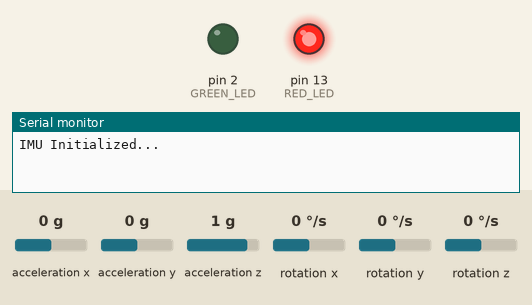
The sketch below on a simulated Arduino Uno, built with avr-gcc and run on an emulated ATmega328P. Shown: output pins drawn as LEDs (lit = HIGH), the last lines printed to the serial monitor. Wiring (inferred from the names in the program): MPU-6050 motion sensor at I2C address 0x68. Inputs (shaded band) come from the test bench; at power-on: acceleration x 0 g, acceleration y 0 g, acceleration z 1 g, rotation x 0 °/s, rotation y 0 °/s, rotation z 0 °/s.

Above: at 0.1 s.
At 2.6 s:
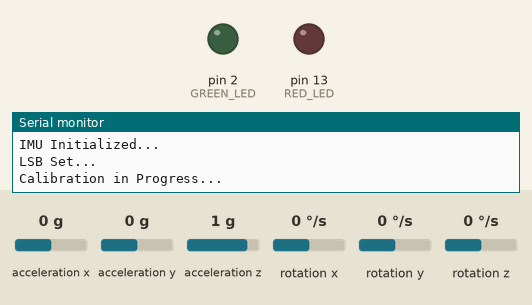
At 12.5 s:
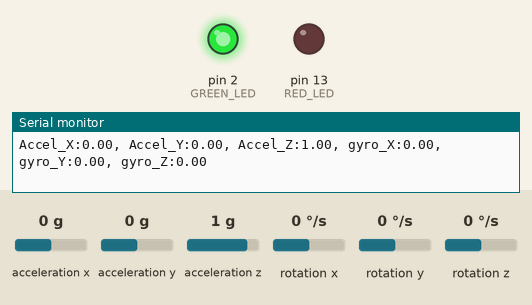
12.6 s: acceleration x set to -1.4 g
15.6 s: acceleration y set to -1.4 g
18.6 s: acceleration z set to -1.4 g
21.6 s: rotation x set to -192 °/s
Timing chart, 0 to 24.6 s (numbered marks = the images above; inputs shaded):
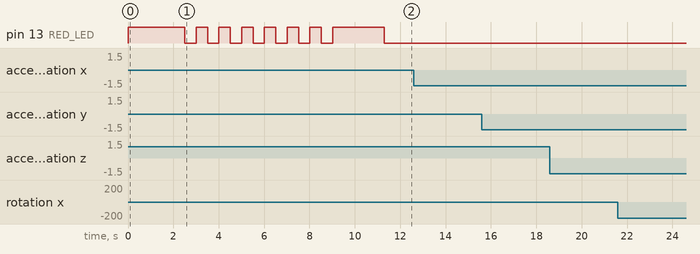

The sketch:

FlightControllerV2.ino
```cpp
#include <Wire.h>
//#include "I2Cdev.h"
//#include "IMU.h"
//#include "IMUStruct.h"
#include "MyMPU6050.h"
#include "StateEstimator.h"
//#include "attitudeData.h"
//#include "system.h"

//========================================================================================================================//
//                                  Joshua Caratao's Quadcopter Flight Controller Code V2.0                               //
//      All methods have either been written completely by myself or learned and adapted from other helpful resources.    //
//========================================================================================================================//

//Define Pin Pames
#define RED_LED 13
#define GREEN_LED 2


//These adjust the full scale Range of the gyro and accel in the IMU.
//Change these from a value from 1-4, which 4 being highest range, but least sensitivity
const int accFullScaleRange = 1;
const int gyroFullScaleRange = 1;

//Inititialize IMU Object Instance
MyMPU6050 systemIMU;

//Declare the Estimated Attitude Angles according to Gyro
float gyroAngleX = 0;
float gyroAngleY = 0;
float gyroAngleZ = 0;

//Declare Estimated Attitude Angles According to Accelerometer
float accelAngleX = 0;
float accelAngleY = 0;

//initialize struct for storing IMU Data
//IMUStruct IMUData;

//Initialize struct for storing drone attitude estimations
//attitudeData systemState;

//Initalize value of complemetary filter gains. Change as needed for tuning. This represents the weight of the Gyroscope. The weight of the accelerometer will just be (1-alpha)
float alpha = 0.98;

double prevTime = micros();

void setup() {

  //Setup Indicator LEDs
  pinMode(RED_LED, OUTPUT); //Red LED
  pinMode(GREEN_LED, OUTPUT); //Green LED

  //Turn on RED LED during system Setup
  digitalWrite(RED_LED, HIGH);

  Serial.begin(9600);
  Wire.begin(); //This initializes I2C communication. It is absolutely essential

  //IMU Setup and calibration functions
  systemIMU.setupMPU6050(accFullScaleRange, gyroFullScaleRange);
  Serial.println("IMU Initialized...");
  delay(1000);
  systemIMU.setLSB(accFullScaleRange, gyroFullScaleRange);
  Serial.println("LSB Set...");
  delay(1000);
  systemIMU.calibrateMPU6050();

  //initialize instance of System class for calculating system state/attitude and pass in filter weight. I do it in here so that the timer for gyro state estimation doesnt begin too early.
  StateEstimator state(alpha);

  //Turn off RED LED and turn GREEN LED on
  digitalWrite(RED_LED, LOW);
  digitalWrite(GREEN_LED, HIGH);
}


void loop() {
  systemIMU.readMPU6050();

  //Send Serial Data to Matlab at specific hz
  // if(((micros() - prevTime) / 1000000) >= 0.1){
  //   sendSerialIMUData();
  // }

  printData();
  plotData();

}


//Send Serial Data to Matlab
void sendSerialIMUData(){
  String serialString = String(systemIMU.AccX) + ',' + String(systemIMU.AccY) + ',' + String(systemIMU.AccZ) + ',' + String(systemIMU.GyroX) + ',' + String(systemIMU.GyroY) + ',' + String(systemIMU.GyroZ);

  Serial.println(serialString);
}


//Prints out the IMU Data
void printData(){
  Serial.print("Gyro(deg/s)");
  Serial.print(" X=");
  Serial.print(systemIMU.GyroX);
  Serial.print(" Y=");
  Serial.print(systemIMU.GyroY);
  Serial.print(" Z=");
  Serial.print(systemIMU.GyroZ);

  Serial.print(" | ");

  Serial.print(" Accel(g)");
  Serial.print(" X=");
  Serial.print(systemIMU.AccX);
  Serial.print(" Y=");
  Serial.print(systemIMU.AccY);
  Serial.print(" Z=");
  Serial.print(systemIMU.AccZ);

  Serial.println(" ");

}


void plotData(){
  // Send data to Serial Plotter
  Serial.print("Accel_X:");
  Serial.print(systemIMU.AccX);
  Serial.print(", ");

   Serial.print("Accel_Y:");
  Serial.print(systemIMU.AccY);
  Serial.print(", ");

  Serial.print("Accel_Z:");
  Serial.print(systemIMU.AccZ);
  Serial.print(", ");

  Serial.print("gyro_X:");
  Serial.print(systemIMU.GyroX);
  Serial.print(", ");

  Serial.print("gyro_Y:");
  Serial.print(systemIMU.GyroY);
  Serial.print(", ");

  Serial.print("gyro_Z:");
  Serial.println(systemIMU.GyroZ);

}


// void plotAngles() {
//   Serial.print("gyro_X:");
//   Serial.print(gyroAngleX);
//   Serial.print(", ");

//   Serial.print("gyro_Y:");
//   Serial.print(gyroAngleY);
//   Serial.print(", ");

//   Serial.print("gyro_Z:");
//   Serial.print(gyroAngleZ);
//   Serial.print(", | ");

//   Serial.print("accel_X:");
//   Serial.print(accelAngleX);
//   Serial.print(", ");

//   Serial.print("accel_Y:");
//   Serial.print(accelAngleY);
//   Serial.print(", ");

//   Serial.println();
// }
```

MyMPU6050.cpp
```cpp
#include "Arduino.h"
#include "MyMPU6050.h"
#include <Wire.h>

MyMPU6050::MyMPU6050(){ //Constructor inititialization

  //Initialize Accelerometer and Gyro Offset Values
  accOffsetX = 0;
  accOffsetY = 0;
  accOffsetZ = 0;
  gyroOffsetX = 0;
  gyroOffsetY = 0;
  gyroOffsetZ = 0;

}


//===========================================================================================================================================//
//                                                             IMU(MPU6050) SETUP                                                                     //
//This Function establishes communication with an MPU6050 and sets up all the registers which we will be using to read the data from the IMU //                                                      //
//===========================================================================================================================================//
void MyMPU6050::setupMPU6050(int gyroFullScaleRange, int accFullScaleRange){
  Wire.beginTransmission(0b1101000); //This is the I2C address of the MPU6050
  Wire.write(0x6B); //Accessing the register 6B - Power management (Sec. 4.28) This register allows the user to configure the power mode.
  //From the datasheet, we know that the device starts up in sleep mode. Hence, we acccess this register to change that.
  Wire.write(0b00000000); //Now that we selected which register we wanted to write to, we can write what value we want to write into it.
  //In this case, we write all 0s to make sure that we are not in the sleep mode (look at MPU 6050 datasheet)
  Wire.endTransmission();

//Next, we need to change the range of our measurements and the sensitivity of Gyroscope and Accelerometer
//Things to consider, are you going to have spontaneous movements? how much RPM do you expect to be going?
  Wire.beginTransmission(0b1101000);
  Wire.write(0x1B); //Accessing the register 1B - Gyroscope configuration
  if(gyroFullScaleRange == 1){
    Wire.write(0x00000000); //Setting the gyro to full scale +/- 250deg (This is the lowest, but gives the most sensitivity)
    //This changes the range by writing 0 to Bit 4 and 3 to the gyro register
  }
  else if(gyroFullScaleRange == 2){
    Wire.write(0x00001000); //Setting the gyro to full scale +/- 500deg
    //This changes the range by writing 1 to Bit 4 and 3 to the gyro register
  }
  else if(gyroFullScaleRange == 3){
    Wire.write(0x00010000); //Setting the gyro to full scale +/- 1000deg
    //This changes the range by writing 2 to Bit 4 and 3 to the gyro register
  }
  else if(gyroFullScaleRange == 4){
    Wire.write(0x00011000); //Setting the gyro to full scale +/- 2000deg
    //This changes the range by writing 3 to Bit 4 and 3 to the gyro register
  }
  Wire.endTransmission();

  Wire.beginTransmission(0b1101000);
  Wire.write(0x1C); //Accessing the register 1C - Accelerometer configuration
  if(accFullScaleRange == 1){
    Wire.write(0x00000000); //Setting the accel to full scale +/- 2g (This is the lowest, but gives the most sensitivity)
    //This changes the range by writing 0 to Bit 4 and 3 to the accel register
  }
  else if(accFullScaleRange == 2){
    Wire.write(0x00001000); //Setting the accel to full scale +/- 4g
    //This changes the range by writing 1 to Bit 4 and 3 to the accel register
  }
  else if(accFullScaleRange == 3){
    Wire.write(0x00010000); //Setting the accel to full scale +/- 8g
    //This changes the range by writing 2 to Bit 4 and 3 to the accel register
  }
  else if(accFullScaleRange == 4){
    Wire.write(0x00011000); //Setting the accel to full scale +/- 16g
    //This changes the range by writing 3 to Bit 4 and 3 to the accel register
  }
  Wire.endTransmission();

  //NOTE Look at data sheet to see how to configure to a different full scale range above.
  //NOTE: You can change the full scale range of the Accel and Gyro by changing the variable in teh variable declaration section
}


//========================================================================================================================================================================//
//                                                             IMU READING                                                                                                //
//This function  reads the data from the IMU and calls the processIMU function to compute the values of acceleration and rotational velocity, and then returns the values //
//========================================================================================================================================================================//
void MyMPU6050::readMPU6050(){
  //NOTE: According to the datasheet. The actual gyro and accel values we want must be calculated from the raw readings by
  //dividing by the LSB/g value, which depends on the FullScaleRange used.

  //Read Accelerometer RAW Data
  Wire.beginTransmission(0b1101000); //The I2C address of the MPU
  Wire.write(0x3B); //Starting register for Accel Readings
  Wire.endTransmission();
  Wire.requestFrom(0b1101000, 6); //Request Accel Registers (3B - 40). here we are requesting 6 registers from 3B to 40, which gives the Accel outputs
  while(Wire.available() < 6);
  AccX_RAW = Wire.read()<<8|Wire.read(); //Store first two bytes into a
  AccY_RAW = Wire.read()<<8|Wire.read(); //Store middle two bytes into a
  AccZ_RAW = Wire.read()<<8|Wire.read(); //Store last two two bytes into a

  //Read Gyroscope RAW Data
  Wire.beginTransmission(0b1101000); //The I2C address of the MPU
  Wire.write(0x43); //Starting register for Gyro Readings
  Wire.endTransmission();
  Wire.requestFrom(0b1101000, 6); //Request Accel Registers (43-48). here we are requestion 6 register from 43 to 48, which gives the Gyro raw data output
  while(Wire.available() < 6);
  GyroX_RAW = Wire.read()<<8|Wire.read(); //Store first two bytes into a
  GyroY_RAW = Wire.read()<<8|Wire.read(); //Store middle two bytes into a
  GyroZ_RAW = Wire.read()<<8|Wire.read(); //Store last two two bytes into a

  //Compute acceleration and rotational Rates *NOTE* Calibration is already handled in this function and further calibration is NOT NEEDED in main sketch
  //Compute Accel
  AccX = (AccX_RAW / aLSB) - accOffsetX;
  AccY = (AccY_RAW / aLSB) - accOffsetY;
  AccZ = (AccZ_RAW / aLSB) - accOffsetZ;
  // AccZ = AccZ * -1;

  //Compute Gyro
  GyroX = (GyroX_RAW / gLSB) - gyroOffsetX;
  GyroY = (GyroY_RAW / gLSB) - gyroOffsetY;
  GyroZ = (GyroZ_RAW / gLSB) - gyroOffsetZ;
  GyroZ = -1 * GyroZ;

}


//===========================================================================================================================================//
//                                                             IMU SET LSB                                                                   //
//         This sets the LSB/g and LSB/deg/s values used to calculate data from IMU. This should be run before any other IMU Function        //
//===========================================================================================================================================//
void MyMPU6050::setLSB(int accFullScaleRange, int gyroFullScaleRange){
  //Set Accel LSB
  if(accFullScaleRange == 1){
    aLSB = 16384.0;
  }
  else if (accFullScaleRange == 2){
    aLSB = 8192.0;
  }
  else if (accFullScaleRange == 3){
    aLSB = 4096.0;
  }
  else if (accFullScaleRange == 4){
    aLSB = 2048.0;
  }

  //Set Gyro LSB
  if(gyroFullScaleRange == 1){
    gLSB = 131.0;
  }
  else if (gyroFullScaleRange == 2){
    gLSB = 65.5;
  }
  else if (gyroFullScaleRange == 3){
    gLSB = 32.8;
  }
  else if (gyroFullScaleRange == 4){
    gLSB = 16.4;
  }
}


//===========================================================================================================================================//
//                                                             IMU Calibration                                                               //
//                                          This function calculates the acceleration and gyro offsets.                                      //
//===========================================================================================================================================//
void MyMPU6050::calibrateMPU6050(){
  const int numSamples = 1000; //Can adjust number of samples as needed

  //Sets the total of the IMU values recorded to be averaged
  float AccTotalX = 0;
  float AccTotalY = 0;
  float AccTotalZ = 0;
  float GyroTotalX = 0;
  float GyroTotalY = 0;
  float GyroTotalZ = 0;

  Serial.println("Calibration in Progress...");

  unsigned long ledTimer = millis();

  for(int i = 0; i<numSamples; i++){

    //Blink RED LED during calibration
    if((millis() - ledTimer) >= 500) {
      digitalWrite(13, !(digitalRead(13)));
      ledTimer = millis();
    }


    //Read data from IMU
    readMPU6050(); //Not storing returned struct here as I have a global struct that this function changes already

    AccTotalX += (AccX);
    AccTotalY += (AccY);
    AccTotalZ += (AccZ);

    GyroTotalX += abs(GyroX);
    GyroTotalY += abs(GyroY);
    GyroTotalZ += abs(GyroZ);

    delay(5);
  }

  //Check if LED was left off, and turn back on before ending calibration function
  if(digitalRead(13) == LOW){
    digitalWrite(13, HIGH);
  }

  //Compute the averages of each IMU value over a 5 second time period (or whatever time period works best) and set the offsets.
  accOffsetX = (AccTotalX / numSamples);
  accOffsetY = (AccTotalY / numSamples);
  accOffsetZ = (AccTotalZ / numSamples) - 1; //Add 1 here to calibrate the z-acceleration to 1G (gravity)

  gyroOffsetX = (GyroTotalX / numSamples);
  gyroOffsetY = (GyroTotalY / numSamples);
  gyroOffsetZ = (GyroTotalZ / numSamples);

  Serial.println();
  Serial.println("...Calibration Complete...");

   // Display or log the calibrated biases
  Serial.print("Gyro Bias: X=");
  Serial.print(gyroOffsetX);
  Serial.print(" Y=");
  Serial.print(gyroOffsetY);
  Serial.print(" Z=");
  Serial.println(gyroOffsetZ);
  Serial.print("Accel Bias: X=");
  Serial.print(accOffsetX);
  Serial.print(" Y=");
  Serial.print(accOffsetY);
  Serial.print(" Z=");
  Serial.println(accOffsetZ);

  delay(2000); //Delay 2 seconds before ending function and continuing main loop
}
```

MyMPU6050.h
```cpp
#ifndef MyMPU6050_h
#define MyMPU6050_h

#include "Arduino.h"
#include <Wire.h>

class MyMPU6050 {

  public:
    MyMPU6050(); //Constructor
    void setupMPU6050(int accFullScaleRange, int gyroFullScaleRange);
    void setLSB(int accFullScaleRange, int gyroFullScaleRange);
    void calibrateMPU6050();
    void readMPU6050();

    //Declare IMU Processed Data Variables publically
    float AccX, AccY, AccZ;
    float GyroX, GyroY, GyroZ;


  private:
  //Declare IMU Raw Data Variables
  long AccX_RAW, AccY_RAW, AccZ_RAW;
  long GyroX_RAW, GyroY_RAW, GyroZ_RAW;

  //Declare Accelerometer and Gyro LSB values for IMU
  float aLSB;
  float gLSB;

  //Declare Accelerometer and Gyro Offset Values
  float accOffsetX;
  float accOffsetY;
  float accOffsetZ;

  float gyroOffsetX;
  float gyroOffsetY;
  float gyroOffsetZ;

};


#endif
```

StateEstimator.cpp
```cpp
#include "Arduino.h"
#include "StateEstimator.h"


#define RAD_TO_DEG (180/3.1415926535897932384626433832795) //Define constant for converting from radians to degrees

StateEstimator::StateEstimator(float alpha){ //Constructor inititialization
  //Initialize Accelerometer and Gyro States to 0
  accRoll = 0;
  accPitch = 0;
  gyroRoll = 0;
  gyroPitch = 0;
  gyroYaw = 0;

  //Initialize fused system state to 0
  Roll = 0;
  Pitch = 0;
  Yaw = 0;

  //initialize prevTime as 0
  prevTime = 0;

  //initialize values for complementary filter weights
  Kg = alpha;
  Ka = 1 - alpha;
}


void StateEstimator::computeState(float gyroX, float gyroY, float gyroZ, float accX, float accY, float accZ){
  //First compute system state according to invividual sensor
  computeGyroState(gyroX, gyroY, gyroZ);
  computeAccState(accX, accY, accZ);

  //Implement complementary filter to fuse the sensor data/estimation from the gyroscope with accelerometer.
  Roll = (Kg * gyroRoll) + (Ka * accRoll);
  Pitch = (Kg * gyroPitch) + (Ka * accPitch);
  Yaw = gyroYaw; // Assuming no other sensor data for yaw
}


void StateEstimator::computeGyroState(float gyroX, float gyroY, float gyroZ){

  unsigned long currentTime = micros();

  double deltaT = ((currentTime - prevTime) / 1000000); //Calculate change in times since last change in GyroState IN SECONDS

  //Calculate new state according to gyro by integrating angular velocities.
  gyroRoll = gyroRoll + (gyroY * deltaT);
  gyroPitch = gyroPitch + (gyroX * deltaT);
  gyroYaw = gyroYaw + (gyroZ * deltaT);

  prevTime = currentTime; //update prevTime for next iteration
}


void StateEstimator::computeAccState(float accX, float accY, float accZ){

  accPitch = atan2(accY,accZ) * RAD_TO_DEG;
  accRoll = atan2(-1 * accX, sqrt(accY*accY + accZ*accZ)) * RAD_TO_DEG;

}
```

Source omitted: StateEstimator.h (1151 bytes)
